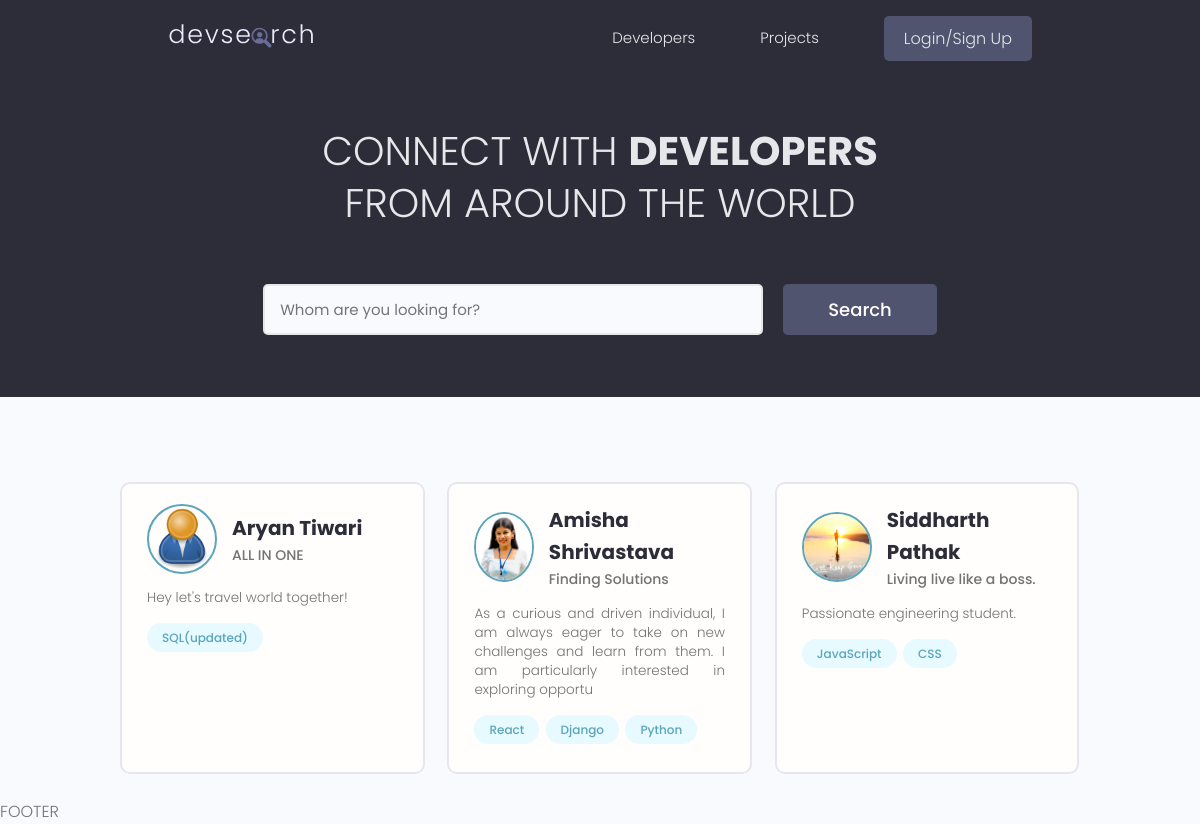
The app's page /, older data.
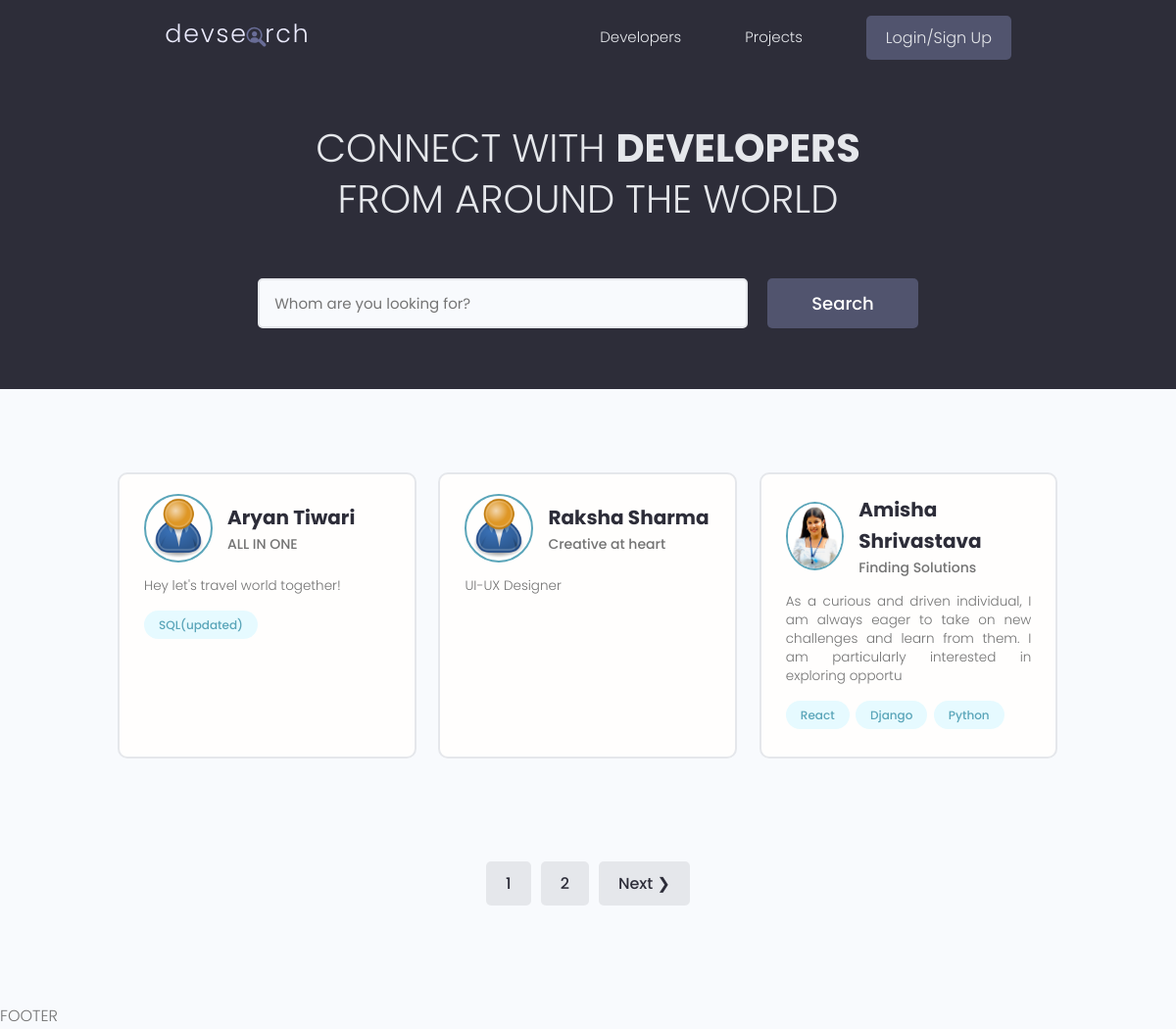
The same page, newer data.
### users/models.py (models this page shows, shortened)
class Profile(models.Model):
    user = models.OneToOneField(User, on_delete=models.CASCADE, null=True, blank=True)
    name = models.CharField(max_length=200, blank=True, null=True) #character field need max length
    email = models.EmailField(max_length=500, blank=True, null=True)
    username = models.CharField(max_length=200, blank=True, null=True)
    location = models.CharField(max_length=200, blank=True, null=True)
    short_intro = models.CharField(max_length=200, blank=True, null=True)
    bio = models.TextField(blank=True, null=True)
    profile_image = models.ImageField(null=True, blank=True, upload_to='profiles/', default='profiles/user-default.png') #requires image processig library pillow by default image goes to static folder
    social_github = models.CharField(max_length=200, blank=True, null=True)
    social_linkedin = models.CharField(max_length=200, blank=True, null=True)
    social_website = models.CharField(max_length=200, blank=True, null=True)
    social_twitter = models.CharField(max_length=200, blank=True, null=True)
    created = models.DateTimeField(auto_now_add=True)
    id = models.UUIDField(default=uuid.uuid4, unique=True, primary_key=True, editable=False)

class Skill(models.Model):
    owner = models.ForeignKey(Profile, on_delete=models.CASCADE)
    name = models.CharField(max_length=200, blank=True, null=True) #character field need max length
    description = models.TextField(blank=True, null=True)
    created = models.DateTimeField(auto_now_add=True)
    id = models.UUIDField(default=uuid.uuid4, unique=True, primary_key=True, editable=False)
    def __str__(self):
        return str(self.name) #cant use anything except string

### users/views.py (the view)
# urls.py: path('',views.profiles, name="profiles"),
def profiles(request):
    profiles, search_query = searchProfiles(request)
    custom_range, profiles = paginateProfiles(request, profiles, 3)
    context = {'profiles':profiles, 'search_query':search_query, 'custom_range':custom_range}
    return render(request, 'users/profiles.html', context)

### users/utils.py (called while the page is built)
def paginateProfiles(request, profiles, results):
    page = request.GET.get('page')
    paginator = Paginator(profiles, results)
    try:
        profiles = paginator.page(page)
    except PageNotAnInteger:
        page = 1
        profiles = paginator.page(page)
    except EmptyPage:
        page = paginator.num_pages
        profiles = paginator.page(page)
    left_index = (int(page)-4)
    if left_index<1:
        left_index=1
    right_index = (int(page)+5)
    if right_index>paginator.num_pages:
        right_index=paginator.num_pages
    custom_range = range(left_index,right_index+1)
    return custom_range, profiles

def searchProfiles(request):
    search_query = ''
    if request.GET.get('search_query'):
        search_query = request.GET.get('search_query')
    skills = Skill.objects.filter(name__icontains=search_query)
    profiles = Profile.objects.distinct().filter(Q(name__icontains=search_query)|
                                      Q(short_intro__icontains=search_query) |
                                      Q(skill__in=skills))
    return profiles, search_query

### users/templates/users/profiles.html (shortened to what this page needs)
{% extends "main.html"%}
{% block content%}
  <main class="home">
    <section class="hero-section text-center">
      <div class="container container--narrow">
        <div class="hero-section__box">
          <h2>CONNECT WITH <span>DEVELOPERS</span></h2>
          <h2>FROM AROUND THE WORLD</h2>
        </div>
        <div class="hero-section__search">
          <form id='searchForm' class="form" action="{% url 'profiles' %}" method="get">
            <div class="form__field">
              <input class="input input--text" id="formInput#search" type="text" name="search_query"
                value="{{search_query}}" placeholder="Whom are you looking for?" />
            </div>
            <input class="btn btn--sub btn--lg" type="submit" value="Search" />
          </form>
        </div>
      </div>
    </section>
    <section class="devlist">
      <div class="container">
        <div class="grid grid--three">
        {% for profile in profiles%}
          <div class="column card">
            <div class="dev">
              <a href="{% url 'user-profile' profile.id%}" class="card__body">
                <div class="dev__profile">
                  <img class="avatar avatar--md" src="{{profile.profile_image.url}}" alt="image" />
                  <div class="dev__meta">
                    <h3>{{profile.name}}</h3>
                    <h5>{{profile.short_intro|slice:"60"}}</h5>
                  </div>
                </div>
                <p class="dev__info">
                  {{profile.bio|slice:"150"}}
                </p>
                <div class="dev__skills">
                  {% for skill in profile.skill_set.all|slice:"5" %}
                  <span class="tag tag--pill tag--main">
                    <small>{{skill}}</small>
                  </span>
                  {% endfor %}
                </div>
              </a>
            </div>
          </div>
          {% endfor %}
        </div>
      </div>
    </section>
    {% include 'pagination.html' with queryset=profiles custom_range=custom_range %}
  </main>
  {% endblock %}

Row changes from the older to the newer data that the page shows:
no longer on this page (row unchanged): Profile: profile_image (picture), name "Siddharth Pathak", short_intro "Living live like a boss.", bio "Passionate engineering student."
no longer on this page (row unchanged): Skill: name "JavaScript", shown under "Siddharth Pathak"
no longer on this page (row unchanged): Skill: name "CSS", shown under "Siddharth Pathak"
added Profile: profile_image (placeholder picture), name "Raksha Sharma", short_intro "Creative at heart", bio "UI-UX Designer"
Text that changed along with them:
new list line: "1"
new list line: "2"
text now shown: "Next ❯"
